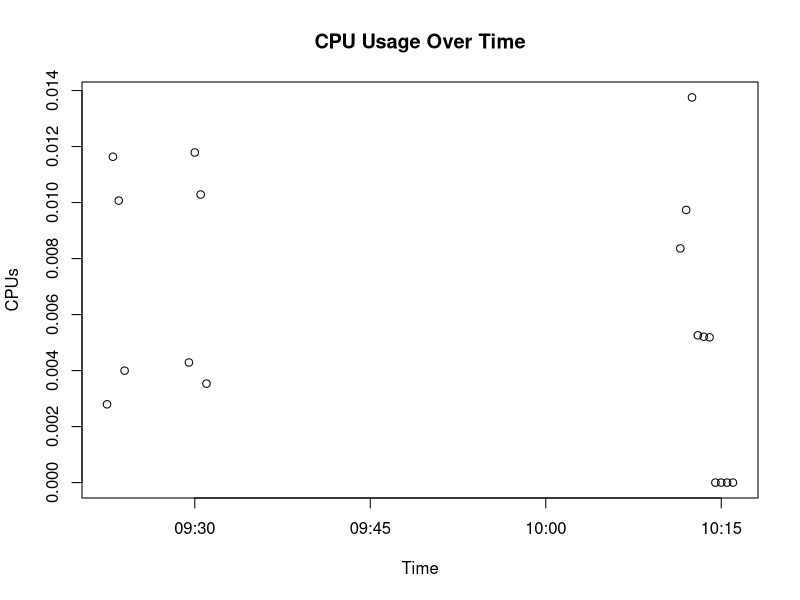

Generate this figure with R:
# Test 6 challenges and Wireguard one user

# CPU utilization dataset
data <- read.table("data/test6challengesandwireguardoneuser/cpu.csv", header = TRUE, sep = ",", colClasses = c("numeric", "numeric"), col.names = c("time", "memory"))

# convert the time column to POSIXct format
data$time <- as.POSIXct(data$time / 1000, origin = "1970-01-01")

# Scatter plot
plot(data$memory ~ data$time, ylab="CPUs", data=data,
     xlab="Time",
     main="CPU Usage Over Time")

# Memory dataset